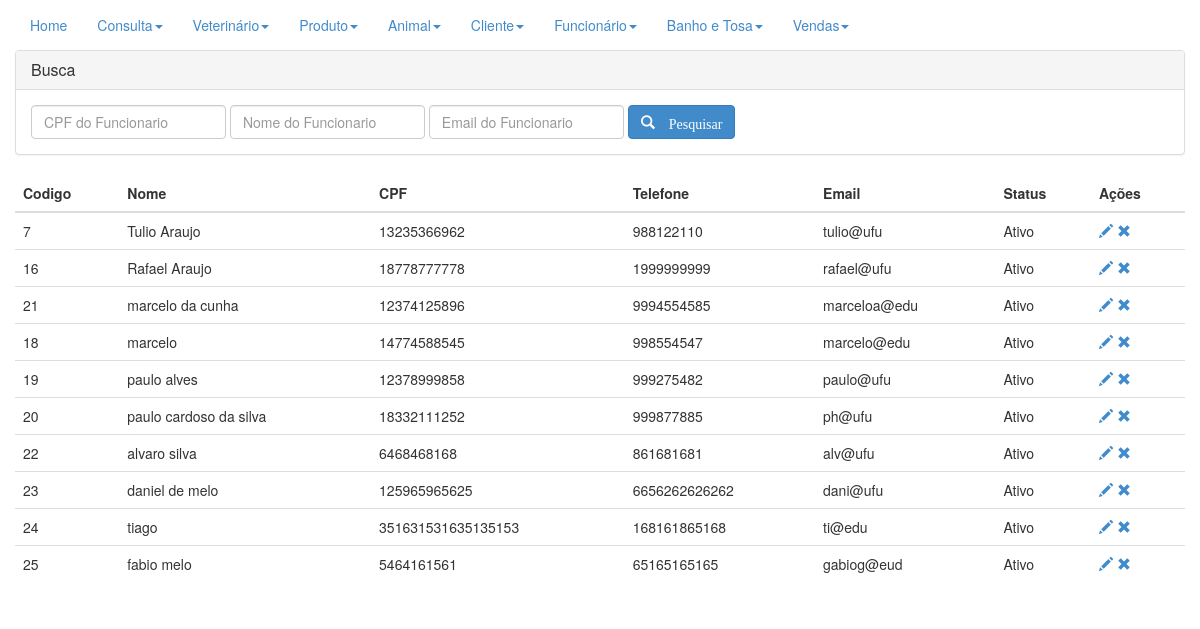
Before: /sourcecode/conFuncionario.php (signed in) with the older database file.
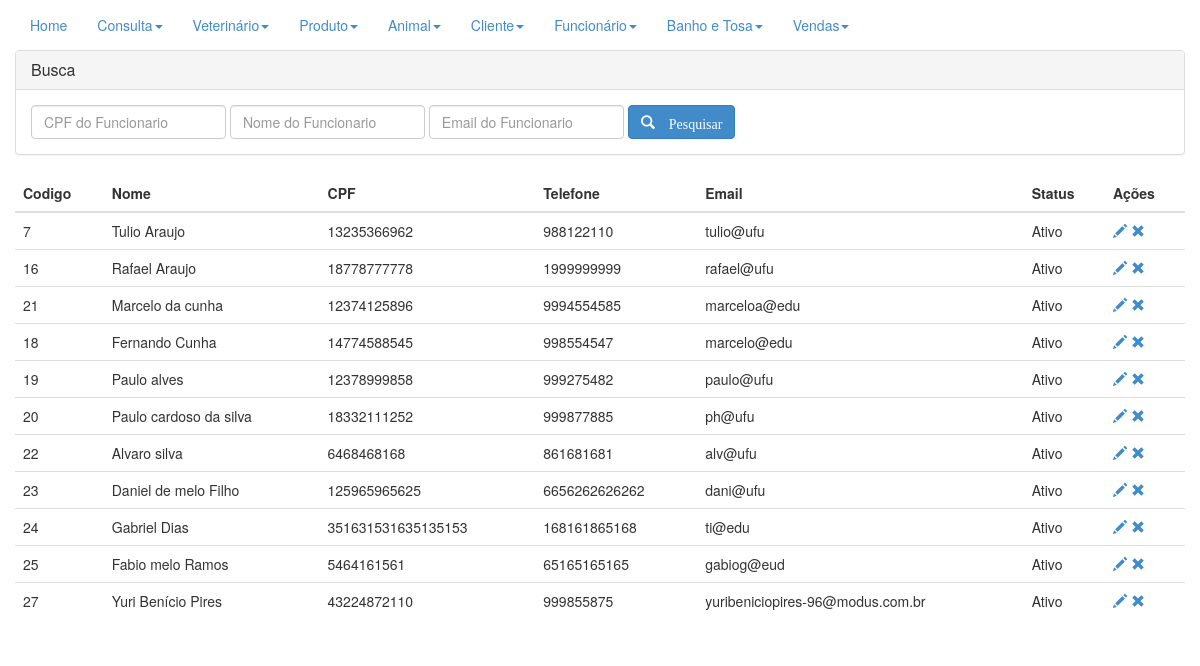
After: the same page with the newer database file.
### tables this page shows
CREATE TABLE `funcionario` (
  `codigo_func` int(11) NOT NULL,
  `nome` varchar(250) NOT NULL,
  `cpf` varchar(250) DEFAULT NULL,
  `telefone` varchar(50) DEFAULT NULL,
  `email` varchar(250) NOT NULL,
  `senha` varchar(250) NOT NULL,
  `status` binary(1) DEFAULT '0'
);

### sourcecode/conFuncionario.php (the view, shortened to what this page needs)
<!DOCTYPE html>
<html lang="pt_BR">
<head>
  <link rel="stylesheet" type="text/css" href="../CSS/bootstrap.css">
</head>
<body>
<div class="navbar-collapse collapse">
      <ul class="nav navbar-nav navbar-left">
        <li class="active"><a href="home.php">Home</a></li>
        <li class="dropdown ">
          <a href="#" class="dropdown-toggle" data-toggle="dropdown">Consulta<b class="caret"></b></a>
        </li>
        <li class="dropdown ">
          <a href="#" class="dropdown-toggle" data-toggle="dropdown">Veterinário<b class="caret"></b></a>
        </li>
        <li class="dropdown ">
          <a href="#" class="dropdown-toggle" data-toggle="dropdown">Produto<b class="caret"></b></a>
        </li>
        <li class="dropdown">
          <a href="#" class="dropdown-toggle" data-toggle="dropdown">Animal<b class="caret"></b></a>
        </li>
        <li class="dropdown">
          <a href="#" class="dropdown-toggle" data-toggle="dropdown">Cliente<b class="caret"></b></a>
        </li>
        <li class="dropdown">
          <a href="#" class="dropdown-toggle" data-toggle="dropdown">Funcionário<b class="caret"></b></a>
        </li>
        <li class="dropdown">
          <a href="#" class="dropdown-toggle" data-toggle="dropdown">Banho e Tosa<b class="caret"></b></a>
        </li>
        <li class="dropdown">
          <a href="#" class="dropdown-toggle" data-toggle="dropdown">Vendas<b class="caret"></b></a>
        </li>
      </ul>
    </div>
	  <div class="container">
    <div class="row">
      <div class="panel-group" id="accordion">
        <div class="panel panel-default">
          <div class="panel-heading">
            <h4 class="panel-title">
              <a data-toggle="collapse" data-parent="#accordion" href="#collapseOne">Busca</a>
            </h4>
          </div>
          <div id="collapseOne" class="panel-collapse collapse in">
            <div class="panel-body">
              <form class="form-inline" method="POST" action="">
                <fieldset>
                  <div class="form-group">
                    <input type="number" class="form-control" name="ibcpf" placeholder="CPF do Funcionario">
                  </div>
                  <div class="form-group">
                    <input type="text" class="form-control" name="ibnome" placeholder="Nome do Funcionario">
                  </div>
                  <div class="form-group">
                    <input type="text" class="form-control" name="ibemail" placeholder="Email do Funcionario">
                  </div>
                  <div class="form-group">
                    <button type="submit" class="btn btn-primary" name="btnPesq">
                      <i class="glyphicon glyphicon-search"> Pesquisar </i>
                    </button>
                  </div>
                </fieldset>
              </form>
            </div>
          </div>
        </div>
      </div>
      <table cellpadding="0" cellspacing="0" class="table">
        <thead>
          <th>Codigo</th>
          <th>Nome</th>
          <th>CPF</th>
          <th>Telefone</th>
          <th>Email</th>
          <th>Status</th>
          <th>Ações</th>
        </thead>
        <tbody>
          <?php
				$link = conectar();
				$condicao = "";
				$sql = "SELECT * FROM funcionario" . $condicao ;
				$res = mysqli_query($link,$sql);
				while ($dados = mysqli_fetch_array($res)){
					echo "<tr>";
					echo "<td>".$dados['codigo_func']."</td>";
					echo "<td>".$dados['nome']."</td>";
					echo "<td>".$dados['cpf']."</td>";
					echo "<td>".$dados['telefone']."</td>";
					echo "<td>".$dados['email']."</td>";
					if($dados['status']==1){
						echo "<td><spam>Ativo</spam></td>";
					}else{
						echo "<td><spam>Desativado</spam></td>";
					}
					$id = base64_encode($dados['codigo_func']);
					echo "<td><a href='frmFuncionario.php?tela=editar&id=".$id."' title='Editar Funcionario'> <spam class='glyphicon glyphicon-pencil'> </spam> </a>";
					echo "<a href='frmFuncionario.php?tela=excluir&id=".$id."' title='Excluir Funcionario'> <spam class='glyphicon glyphicon-remove'> </spam> </a>";
					echo "</td>";
					echo "</tr>";
				}
				?>
        </tbody>
      </table>
    </div>
  </div>
</body>
</html>

Changed rows visible on the page:
changed funcionario "marceloa@edu": nome "marcelo da cunha" → "Marcelo da cunha"
changed funcionario "marcelo@edu": nome "marcelo" → "Fernando Cunha"
changed funcionario "paulo@ufu": nome "paulo alves" → "Paulo alves"
changed funcionario "ph@ufu": nome "paulo cardoso da silva" → "Paulo cardoso da silva"
changed funcionario "alv@ufu": nome "alvaro silva" → "Alvaro silva"
changed funcionario "dani@ufu": nome "daniel de melo" → "Daniel de melo Filho"
changed funcionario "ti@edu": nome "tiago" → "Gabriel Dias"
changed funcionario "gabiog@eud": nome "fabio melo" → "Fabio melo Ramos"
added funcionario: codigo_func "27", nome "Yuri Benício Pires", cpf "43224872110", telefone "999855875", email "yuribeniciopires-96@modus.com.br", status "Ativo"
